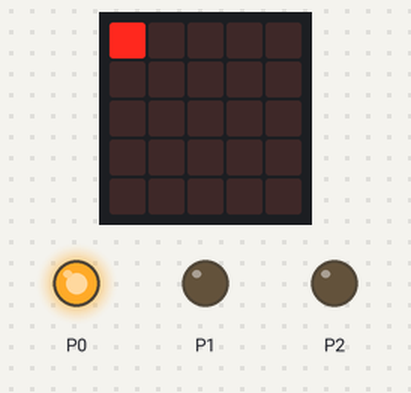
Recording of a program running on a simulated BBC micro:bit (MakeCode). On the bench: the board's 5×5 LED display, output pins drawn as LEDs (lit = HIGH).

Above: at 0.6 s.
At 10.1 s:
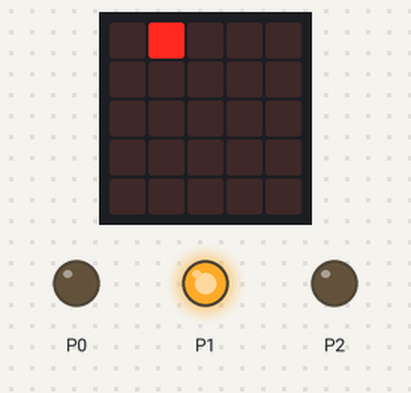
At 19.2 s:
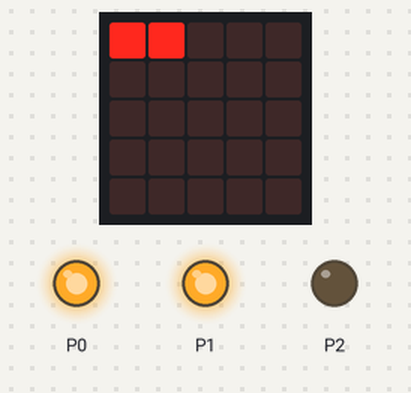
At 38.8 s:
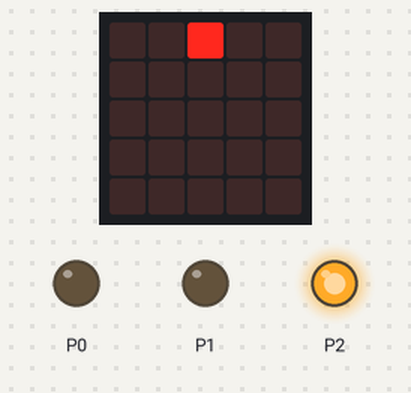
Timing chart, 0 to 40.0 s (numbered marks = the images above):
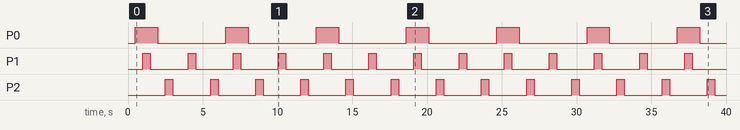

The program:

main.ts
```typescript
let T = 0
let count = 0
basic.forever(function () {
    count = 0
    T = 1 - T
    basic.pause(500)
    if (T == 1) {
        count = 0
        led.toggle(count, 0)
    }
    pins.digitalWritePin(DigitalPin.P0, T)
    basic.pause(500)
    count = 1
    led.toggle(count, 0)
    pins.digitalWritePin(DigitalPin.P1, 1)
    basic.pause(500)
    count = 1
    led.toggle(count, 0)
    pins.digitalWritePin(DigitalPin.P1, 0)
    basic.pause(500)
    if (T == 1) {
        count = 0
        led.toggle(count, 0)
    }
    pins.digitalWritePin(DigitalPin.P0, 0)
    basic.pause(500)
    count = 2
    led.toggle(count, 0)
    pins.digitalWritePin(DigitalPin.P2, 1)
    basic.pause(500)
    count = 2
    led.toggle(count, 0)
    pins.digitalWritePin(DigitalPin.P2, 0)
})
```

test.ts
```typescript
// テストはここに来ます。このパッケージが拡張機能として使用されるときにはコンパイルされません。
```

Measured:
- by itself, P0: alternates HIGH for 1.5 s and LOW for 4.5 s
- by itself, P1, P2: alternates HIGH for 0.50 s and LOW for 2.5 s
- what the display in image 0 shows lasts 0.5 s, from 0.5 s to 1.0 s
